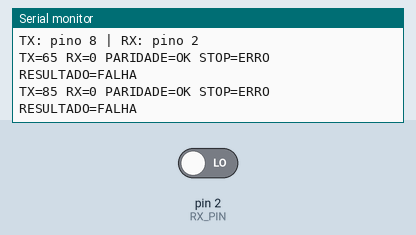
Simulated run of this sketch. Board: Arduino Uno, built with avr-gcc and run on an emulated ATmega328P. Shown: the last lines printed to the serial monitor. The inputs (shaded band) are chosen by the test bench; at power-on: pin 2 (RX_PIN) LOW.

Above: at 1.2 s.
1.3 s: pin 2 (RX_PIN) driven HIGH
At 2.7 s:
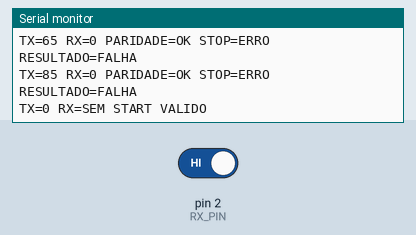
4.3 s: pin 2 (RX_PIN) driven LOW
At 5.9 s:
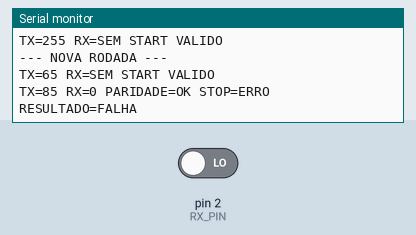
Timing chart, 0 to 7.4 s (numbered marks = the images above; inputs shaded):
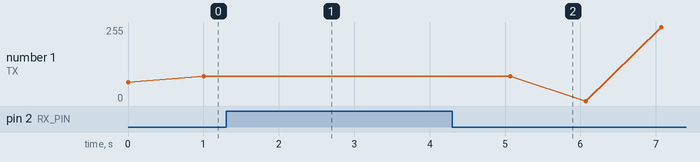

The sketch:

teste_loopback_uart.ino
```cpp
#include <avr/interrupt.h>

#define TX_PIN 8
#define RX_PIN 2

const unsigned long BIT_US = 1000000UL / 9600;
const unsigned long HALF_BIT_US = BIT_US / 2;

// Variaveis usadas pela interrupcao do TX
volatile byte txValor = 0;
volatile byte txParidade = 0;
volatile byte txEtapa = 0;
volatile bool txFinalizado = true;

// Timer1: 16 MHz / 8 = 2 MHz
// 208 contagens = 104 microssegundos
ISR(TIMER1_COMPA_vect) {
  if (txEtapa == 0) {
    // Start bit
    digitalWrite(TX_PIN, LOW);
  }
  else if (txEtapa >= 1 && txEtapa <= 8) {
    // Oito bits de dados, LSB primeiro
    byte bitAtual = (txValor >> (txEtapa - 1)) & 1;
    digitalWrite(TX_PIN, bitAtual ? HIGH : LOW);
  }
  else if (txEtapa == 9) {
    // Paridade par
    digitalWrite(TX_PIN, txParidade ? HIGH : LOW);
  }
  else if (txEtapa == 10) {
    // Stop bit
    digitalWrite(TX_PIN, HIGH);
  }
  else {
    // Fim da transmissao
    TIMSK1 &= ~(1 << OCIE1A);
    TCCR1B = 0;
    txFinalizado = true;
  }

  txEtapa++;
}

void esperarAte(unsigned long inicio, unsigned long tempo) {
  while ((unsigned long)(micros() - inicio) < tempo) {
  }
}

// Prepara o Timer1 para transmitir um byte
void iniciarTX(byte valor) {
  byte quantidadeUns = 0;

  for (byte i = 0; i < 8; i++) {
    quantidadeUns += (valor >> i) & 1;
  }

  noInterrupts();

  txValor = valor;
  txParidade = quantidadeUns % 2;
  txEtapa = 0;
  txFinalizado = false;

  TCCR1A = 0;
  TCCR1B = 0;
  TCNT1 = 0;

  OCR1A = 207;
  TIFR1 = (1 << OCF1A);

  // Modo CTC, prescaler 8
  TCCR1B = (1 << WGM12) | (1 << CS11);
  TIMSK1 |= (1 << OCIE1A);

  interrupts();
}

// Recebe um byte UART 8E1 pelo pino 2
bool receberByte(byte &recebido, bool &paridadeOK, bool &stopOK) {
  unsigned long esperaInicio = micros();

  // Aguarda a borda de descida do start bit
  while (digitalRead(RX_PIN) == HIGH) {
    if ((unsigned long)(micros() - esperaInicio) > 20000UL) {
      return false;
    }
  }

  unsigned long inicio = micros();

  // Confirma o start no meio do bit
  esperarAte(inicio, HALF_BIT_US);

  if (digitalRead(RX_PIN) != LOW) {
    return false;
  }

  recebido = 0;
  byte quantidadeUns = 0;

  // Le os oito bits
  for (byte i = 0; i < 8; i++) {
    esperarAte(inicio, BIT_US * (i + 1) + HALF_BIT_US);

    byte bitLido = digitalRead(RX_PIN) == HIGH ? 1 : 0;

    recebido |= (bitLido << i);
    quantidadeUns += bitLido;
  }

  // Le o bit de paridade
  esperarAte(inicio, BIT_US * 9 + HALF_BIT_US);
  byte paridade = digitalRead(RX_PIN) == HIGH ? 1 : 0;

  // Le o stop bit
  esperarAte(inicio, BIT_US * 10 + HALF_BIT_US);
  stopOK = digitalRead(RX_PIN) == HIGH;

  paridadeOK = ((quantidadeUns + paridade) % 2 == 0);

  return true;
}

void setup() {
  Serial.begin(115200);

  digitalWrite(TX_PIN, HIGH);
  pinMode(TX_PIN, OUTPUT);
  pinMode(RX_PIN, INPUT);

  Serial.println("TESTE REAL UART 9600 8E1");
  Serial.println("TX: pino 8 | RX: pino 2");
}

void loop() {
  // Testa diferentes bytes
  const byte testes[] = {65, 85, 0, 255};

  for (byte i = 0; i < 4; i++) {
    byte enviado = testes[i];
    byte recebido = 0;

    bool paridadeOK = false;
    bool stopOK = false;

    // Inicia transmissao por interrupcao
    iniciarTX(enviado);

    // Recebe enquanto o Timer1 transmite
    bool recebeu = receberByte(recebido, paridadeOK, stopOK);

    // Aguarda o fim do TX antes de imprimir
    while (!txFinalizado) {
    }

    Serial.print("TX=");
    Serial.print(enviado);

    Serial.print(" RX=");

    if (recebeu) {
      Serial.print(recebido);

      Serial.print(" PARIDADE=");
      Serial.print(paridadeOK ? "OK" : "ERRO");

      Serial.print(" STOP=");
      Serial.print(stopOK ? "OK" : "ERRO");

      if (recebido == enviado && paridadeOK && stopOK) {
        Serial.println(" RESULTADO=SUCESSO");
      } else {
        Serial.println(" RESULTADO=FALHA");
      }
    } else {
      Serial.println("SEM START VALIDO");
    }

    delay(1000);
  }

  Serial.println("--- NOVA RODADA ---");
}
```

Measured:
- after the input at 1.3 s, the serial monitor: prints a new line after 0.73 s (image 1)
- after the input at 4.3 s, the serial monitor: prints a new line after 0.77 s (image 2)
